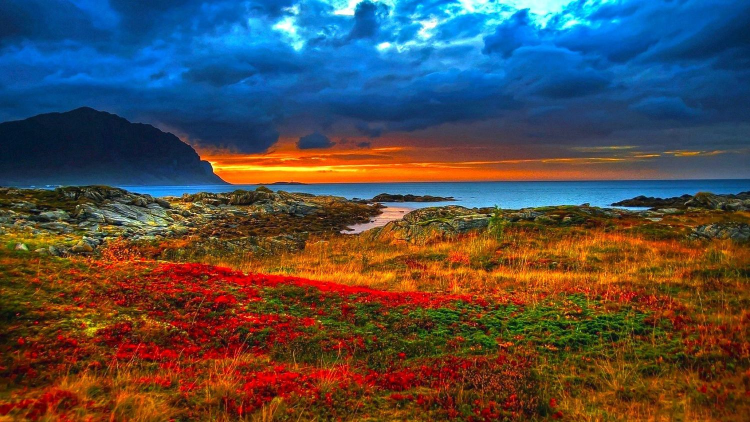
%> input picture Laplacian-blending/landscape.jpg, 1500 x 844 px (shown at 1/2 size)
$ octave Solution1.m   (GNU Octave 9; MATLAB toolbox functions it lacks are replaced by stand-ins)
%> lines starting %> are read from the running program, lines starting %| are printed output that depends on the picture
clc;
clear all;
close all;


% ker=[1 4 6 4 1]
% k=(1/16)*ker
q=(sqrt(5))/2;
orgimage=imread('C:\pics\Assignment\landscape.jpg');             % original image
%> orgimage is the input picture: size 844x1500x3 uint8; mean R, G, B 80.9, 75.5, 75.2
figure(1);
imshow(orgimage)
orgimage1=im2double(orgimage);
orgimage1=orgimage1(1:800,1:800,:);                              % resizing the image
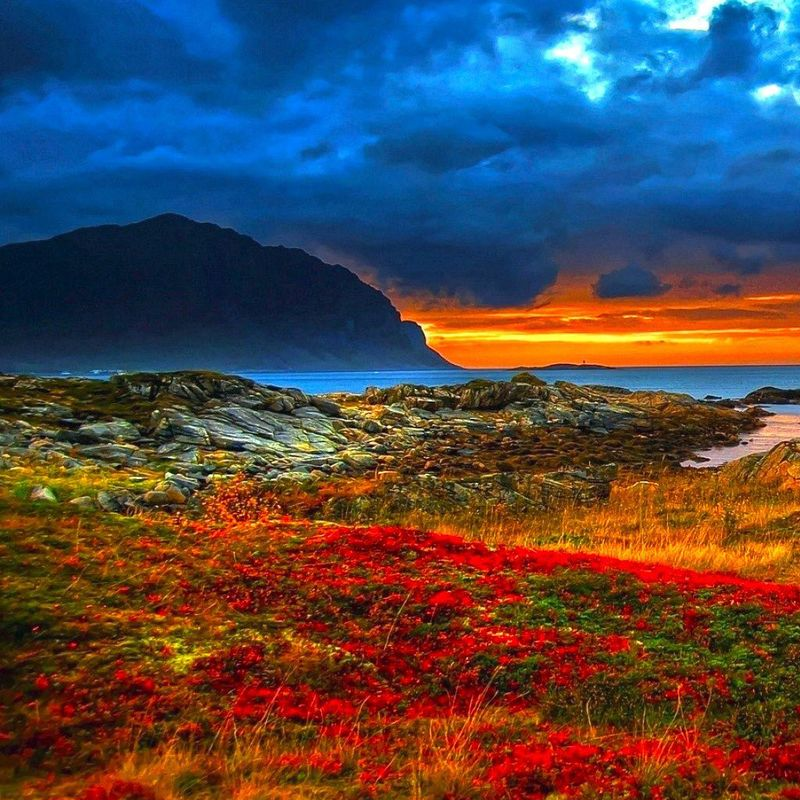
%> orgimage1: size 800x800x3 double; mean R, G, B 0.311, 0.282, 0.3
figure(2);
imshow(orgimage1)

lev1=imgaussfilt(orgimage1,q);                                   % guassian reduction 1 = level 1
relev1=imresize (lev1,0.5);
figure(3);
imshow(relev1)

lev2=imgaussfilt(relev1,q);                                      % guassian reduction 2 = level 2
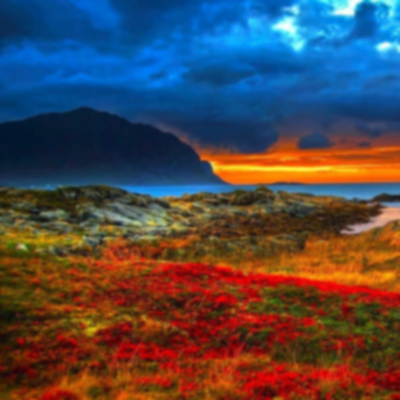
%> lev2: size 400x400x3 double; mean R, G, B 0.311, 0.282, 0.3; mean of the top-left, top-right, bottom-left and bottom-right quarters 0.265, 0.405, 0.256, 0.264
relev2=imresize (lev2,0.5);
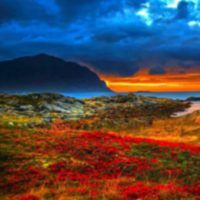
%> relev2: size 200x200x3 double; mean R, G, B 0.311, 0.282, 0.3
figure(4);
imshow(relev2)

lev3=imgaussfilt(relev2,q);                                      % guassian reduction 3 = level 3
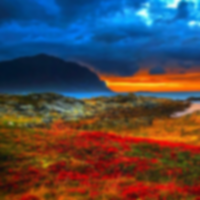
%> lev3: size 200x200x3 double; mean R, G, B 0.311, 0.282, 0.3; mean of the top-left, top-right, bottom-left and bottom-right quarters 0.265, 0.405, 0.256, 0.264
relev3=imresize (lev3,0.5);
figure(5);
imshow(relev3)

lev4=imgaussfilt(relev3,q);                                      % guassian reduction 4 = level 4
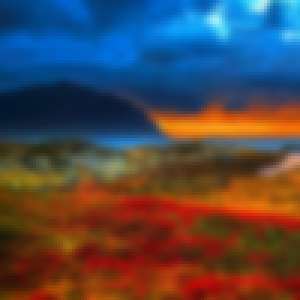
%> lev4: size 100x100x3 double (shown 3 times larger); mean R, G, B 0.311, 0.282, 0.3; mean of the top-left, top-right, bottom-left and bottom-right quarters 0.265, 0.405, 0.256, 0.264
relev4=imresize (lev4,0.5);
figure(6);
imshow(relev4)

lev5=imgaussfilt(relev4,q);                                      % guassian reduction 5 = level 5
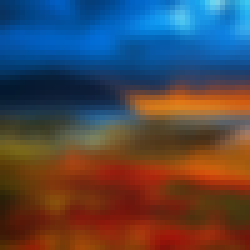
%> lev5: size 50x50x3 double (shown 5 times larger); mean R, G, B 0.311, 0.282, 0.3; mean of the top-left, top-right, bottom-left and bottom-right quarters 0.265, 0.404, 0.256, 0.265
relev5=imresize (lev5,0.5);
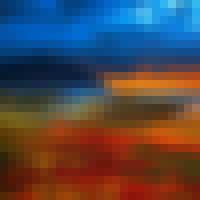
%> relev5: size 25x25x3 double (shown 8 times larger); mean R, G, B 0.311, 0.282, 0.3
figure(7);
imshow(relev5)
